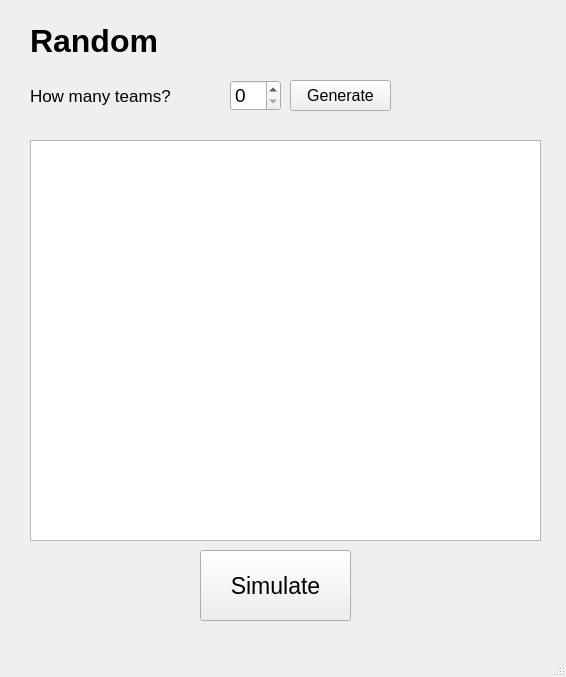
<?xml version="1.0" encoding="UTF-8"?>
<ui version="4.0">
 <class>MainWindow</class>
 <widget class="QMainWindow" name="MainWindow">
  <property name="geometry">
   <rect>
    <x>0</x>
    <y>0</y>
    <width>566</width>
    <height>677</height>
   </rect>
  </property>
  <property name="windowTitle">
   <string>MainWindow</string>
  </property>
  <widget class="QWidget" name="centralwidget">
   <widget class="QLabel" name="label">
    <property name="geometry">
     <rect>
      <x>30</x>
      <y>10</y>
      <width>171</width>
      <height>61</height>
     </rect>
    </property>
    <property name="font">
     <font>
      <family>Arial</family>
      <pointsize>24</pointsize>
      <weight>75</weight>
      <bold>true</bold>
     </font>
    </property>
    <property name="text">
     <string>Random</string>
    </property>
   </widget>
   <widget class="QLabel" name="label_2">
    <property name="geometry">
     <rect>
      <x>30</x>
      <y>70</y>
      <width>201</width>
      <height>51</height>
     </rect>
    </property>
    <property name="font">
     <font>
      <family>Arial</family>
      <pointsize>13</pointsize>
     </font>
    </property>
    <property name="text">
     <string>How many teams?</string>
    </property>
   </widget>
   <widget class="QSpinBox" name="spinBox">
    <property name="geometry">
     <rect>
      <x>230</x>
      <y>80</y>
      <width>51</width>
      <height>31</height>
     </rect>
    </property>
    <property name="font">
     <font>
      <family>Arial</family>
      <pointsize>14</pointsize>
     </font>
    </property>
   </widget>
   <widget class="QScrollArea" name="scrollArea">
    <property name="geometry">
     <rect>
      <x>30</x>
      <y>140</y>
      <width>511</width>
      <height>401</height>
     </rect>
    </property>
    <property name="widgetResizable">
     <bool>true</bool>
    </property>
    <widget class="QWidget" name="scrollAreaWidgetContents">
     <property name="geometry">
      <rect>
       <x>0</x>
       <y>0</y>
       <width>509</width>
       <height>399</height>
      </rect>
     </property>
     <widget class="QListWidget" name="listWidget">
      <property name="geometry">
       <rect>
        <x>-170</x>
        <y>-220</y>
        <width>681</width>
        <height>621</height>
       </rect>
      </property>
     </widget>
    </widget>
   </widget>
   <widget class="QPushButton" name="pushButton">
    <property name="geometry">
     <rect>
      <x>290</x>
      <y>80</y>
      <width>101</width>
      <height>31</height>
     </rect>
    </property>
    <property name="font">
     <font>
      <family>Arial</family>
      <pointsize>12</pointsize>
     </font>
    </property>
    <property name="text">
     <string>Generate</string>
    </property>
   </widget>
   <widget class="QPushButton" name="randomButton">
    <property name="geometry">
     <rect>
      <x>200</x>
      <y>550</y>
      <width>151</width>
      <height>71</height>
     </rect>
    </property>
    <property name="minimumSize">
     <size>
      <width>50</width>
      <height>50</height>
     </size>
    </property>
    <property name="maximumSize">
     <size>
      <width>300</width>
      <height>300</height>
     </size>
    </property>
    <property name="font">
     <font>
      <family>Arial</family>
      <pointsize>17</pointsize>
     </font>
    </property>
    <property name="text">
     <string>Simulate</string>
    </property>
   </widget>
  </widget>
  <widget class="QMenuBar" name="menubar">
   <property name="geometry">
    <rect>
     <x>0</x>
     <y>0</y>
     <width>566</width>
     <height>26</height>
    </rect>
   </property>
  </widget>
  <widget class="QStatusBar" name="statusbar"/>
 </widget>
 <resources/>
 <connections/>
</ui>
